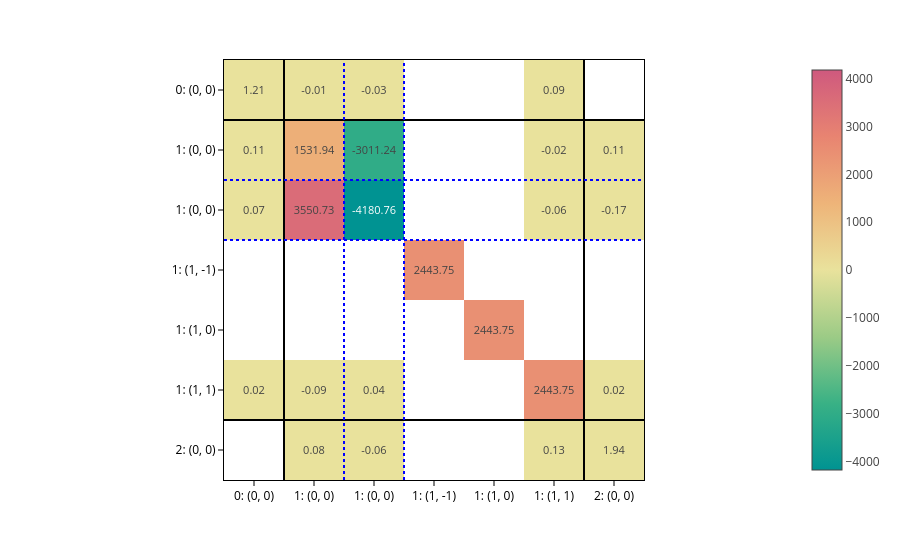

This figure's notebook cell:
### Markdown cell above
You can of course plot the predicted matrices:

### Code cell
matrix = processor.matrix_from_data(data, predictions=out)
from matplotlib import pyplot as plt
plot_basis_matrix(
    matrix[0]*1e5,
    config1,
    point_lines={"color": "black"},
    basis_lines={"color": "blue"},
    colorscale="temps",
    text=".2f",
    basis_labels=True,
).show()

### Figure 1 — Plotly figure (JSON) as saved in the notebook; plotly's stock layout.template omitted (floating-point values rounded to 4 significant figures)
{"data": [{"coloraxis": "coloraxis", "hovertemplate": "x: %{x}<br>y: %{y}<br>color: %{z}<extra></extra>", "name": "0", "texttemplate": "%{z:.2f}", "type": "heatmap", "xaxis": "x", "yaxis": "y", "z": [[1.21, -0.01216, -0.02849, null, null, 0.09387, null], [0.1131, 1532.0, -3011.0, null, null, -0.02229, 0.1068], [0.0744, 3551.0, -4181.0, null, null, -0.06306, -0.168], [null, null, null, 2444.0, null, null, null], [null, null, null, null, 2444.0, null, null], [0.01603, -0.09155, 0.04039, null, null, 2444.0, 0.02048], [null, 0.07691, -0.05702, null, null, 0.1263, 1.944]]}], "layout": {"coloraxis": {"cmid": 0, "colorscale": [[0, "rgb(0, 147, 146)"], [0.1667, "rgb(57, 177, 133)"], [0.3333, "rgb(156, 203, 134)"], [0.5, "rgb(233, 226, 156)"], [0.6667, "rgb(238, 180, 121)"], [0.8333, "rgb(232, 132, 113)"], [1, "rgb(207, 89, 126)"]]}, "margin": {"t": 60}, "shapes": [{"line": {"color": "black"}, "type": "line", "x0": 0, "x1": 1, "xref": "x domain", "y0": 0.5, "y1": 0.5, "yref": "y"}, {"line": {"color": "black"}, "type": "line", "x0": 0.5, "x1": 0.5, "xref": "x", "y0": 0, "y1": 1, "yref": "y domain"}, {"line": {"color": "black"}, "type": "line", "x0": 0, "x1": 1, "xref": "x domain", "y0": 5.5, "y1": 5.5, "yref": "y"}, {"line": {"color": "black"}, "type": "line", "x0": 5.5, "x1": 5.5, "xref": "x", "y0": 0, "y1": 1, "yref": "y domain"}, {"line": {"color": "blue", "dash": "dot"}, "type": "line", "x0": 0, "x1": 1, "xref": "x domain", "y0": 1.5, "y1": 1.5, "yref": "y"}, {"line": {"color": "blue", "dash": "dot"}, "type": "line", "x0": 1.5, "x1": 1.5, "xref": "x", "y0": 0, "y1": 1, "yref": "y domain"}, {"line": {"color": "blue", "dash": "dot"}, "type": "line", "x0": 0, "x1": 1, "xref": "x domain", "y0": 2.5, "y1": 2.5, "yref": "y"}, {"line": {"color": "blue", "dash": "dot"}, "type": "line", "x0": 2.5, "x1": 2.5, "xref": "x", "y0": 0, "y1": 1, "yref": "y domain"}], "xaxis": {"anchor": "y", "constrain": "domain", "domain": [0, 1], "scaleanchor": "y", "ticktext": ["0: (0, 0)", "1: (0, 0)", "1: (0, 0)", "1: (1, -1)", "1: (1, 0)", "1: (1, 1)", "2: (0, 0)"], "tickvals": [0, 1, 2, 3, 4, 5, 6]}, "yaxis": {"anchor": "x", "autorange": "reversed", "constrain": "domain", "domain": [0, 1], "ticktext": ["0: (0, 0)", "1: (0, 0)", "1: (0, 0)", "1: (1, -1)", "1: (1, 0)", "1: (1, 1)", "2: (0, 0)"], "tickvals": [0, 1, 2, 3, 4, 5, 6]}}}
